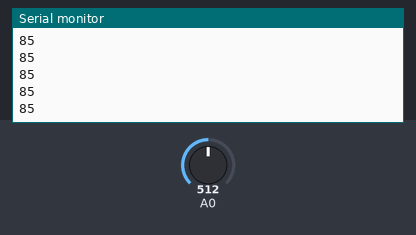
Simulated run of this sketch. Board: Arduino Uno, built with avr-gcc and run on an emulated ATmega328P. Parts: the last lines printed to the serial monitor. The inputs (shaded band) are chosen by the test bench; at power-on: A0 = 512. No radio packets arrive unless stated.

Above: at 1.2 s.
1.3 s: A0 set to 716
At 1.9 s:
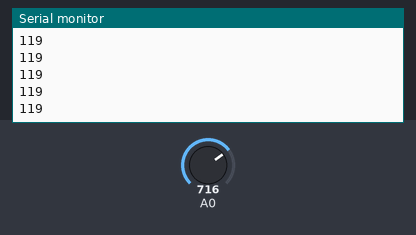
2.8 s: A0 set to 900
At 3.7 s:
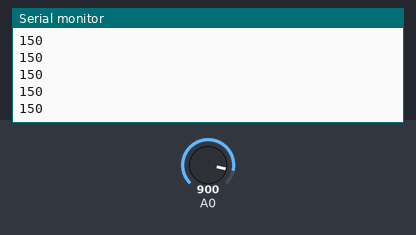
Timing chart, 0 to 5.8 s (numbered marks = the images above; inputs shaded):
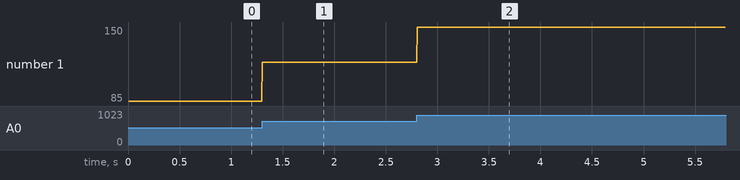

The sketch:

verici.ino
```cpp
#include <SPI.h>
#include "nRF24L01.h"
#include "RF24.h"

int veri[1];
RF24 radio(9, 10);
const uint64_t eslesme = 0xE8E8F0F0E1LL;
int joystick;
void setup()
{
  Serial.begin(9600);
  radio.begin();
  radio.openWritingPipe(eslesme);
}

void loop()
{
  joystick = analogRead(0);

  veri[0] = joystick / 6;
  radio.write(veri , 1);
  Serial.println(veri[0]);
  delay(5);

}
```

Measured:
- after the input at 1.3 s, the serial monitor: prints a new line at once (image 1)
- after the input at 2.8 s, the serial monitor: prints a new line at once (image 2)
- plotted number 1: 85 → 119 after the input at 1.3 s, 119 → 150 after the input at 2.8 s
